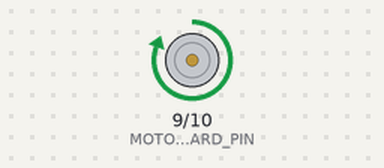
Bench run of a sketch on a simulated Arduino Uno, built with avr-gcc and run on an emulated ATmega328P. Parts: motor-driver pin pairs drawn as motors (green arrow = first pin HIGH = forward, orange = second pin HIGH = backward, longer = more drive).

Above: at 0.5 s.
At 2.5 s:
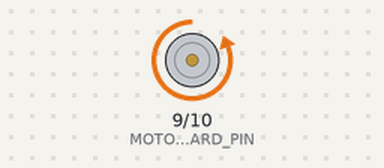
At 3.5 s:
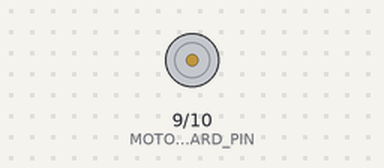
Timing chart, 0 to 5.2 s (numbered marks = the images above):
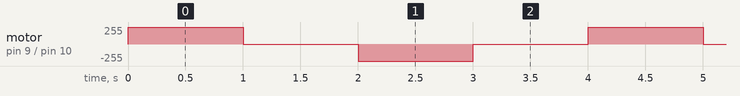

Measured:
- by itself, motor on pin 9 (MOTOR_FORWARD_PIN) / pin 10 (MOTOR_REVERSE_PIN): repeats every 4.0 s: stopped 1.0 s, backward 255/255 1.0 s, stopped 1.0 s, forward 255/255 1.0 s

The sketch:

DRV8871.ino
```cpp
const int MOTOR_FORWARD_PIN = 9;
const int MOTOR_REVERSE_PIN = 10;

void setup() {
  pinMode(MOTOR_FORWARD_PIN, OUTPUT);
  pinMode(MOTOR_REVERSE_PIN, OUTPUT);
}

void loop() {
  forward();
  delay(1000);

  coast();
  delay(1000);

  reverse();
  delay(1000);

  coast();
  delay(1000);
}

void forward() {
  digitalWrite(MOTOR_FORWARD_PIN, HIGH);
  digitalWrite(MOTOR_REVERSE_PIN, LOW);
}

void reverse() {
  digitalWrite(MOTOR_FORWARD_PIN, LOW);
  digitalWrite(MOTOR_REVERSE_PIN, HIGH);
}

void coast() {
  digitalWrite(MOTOR_FORWARD_PIN, LOW);
  digitalWrite(MOTOR_REVERSE_PIN, LOW);
}

void brake() {
  digitalWrite(MOTOR_FORWARD_PIN, HIGH);
  digitalWrite(MOTOR_REVERSE_PIN, HIGH);
}
```
